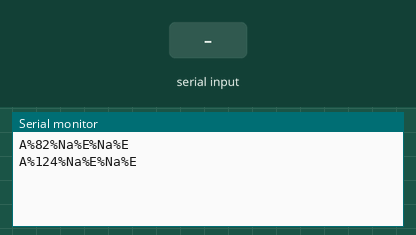
Simulated run of this sketch. Board: Arduino Uno, built with avr-gcc and run on an emulated ATmega328P. Parts: the last lines printed to the serial monitor. The inputs (shaded band) are chosen by the test bench. Random numbers use the default seed unless the sketch sets one.

Above: at 1.2 s.
1.3 s: "H" received over Serial
At 2.8 s:
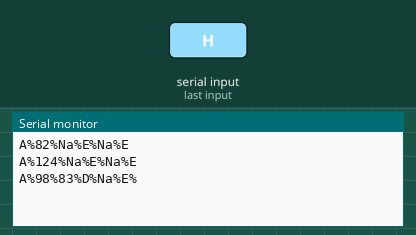
4.3 s: "s" received over Serial
At 5.3 s:
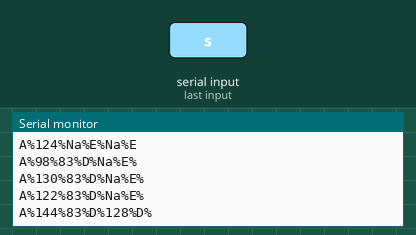
Timing chart, 0 to 7.3 s (numbered marks = the images above; inputs shaded):
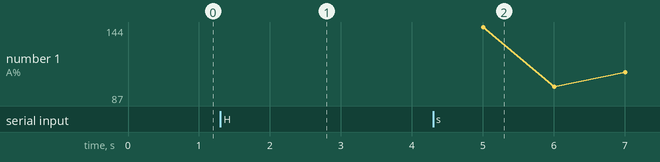

The sketch:

test_gndstn.ino
```cpp
char q;
bool setsupply= false;
bool setcda= false;
String valsetsupply=" %";
String valsetcda=" %";
bool token=false;
void(* resetFunc) (void) = 0; //declare reset function @ address 0
void setup() {
  Serial.begin(57600);// put your setup code here, to run once:

}

void loop() {

  // put your main code here, to run repeatedly:
    String s="A%";
    s+=String(random(75,150))+"%";
    if(Serial.available()>0 || token==true){
    q=Serial.read();
    if(q=='r'||q=='R')
    {
      resetFunc();
    }
    token=true;
    if(setsupply==false){
      if(q=='H' || q=='h')
      {
          valsetsupply=String(random(75,150))+"%";
          s+=valsetsupply;
          s+="D%";
          setsupply=true;
      }
      else{
          s+="Na%";
          s+="E%";
      }
    }
    else{
       s+=valsetsupply;
          s+="D%";
    }
    if(setcda==false){
        if(q=='s' ||q=='S')
        {
            valsetcda=String(random(75,150))+"%";
            s+=valsetcda;
            s+="D%";
            setcda=true;
        }
        else{
            s+="Na%";
            s+="E%";
        }
    }
    else{
          s+=valsetcda;
            s+="D%";
    }
}
    else{
       s+="Na%E%Na%E";
    }
    Serial.println(s);
    delay(1000);
}
```

Measured:
- after the input at 1.3 s, the serial monitor: prints a new line after 0.70 s (image 1)
- after the input at 4.3 s, the serial monitor: prints a new line after 0.70 s (image 2)
